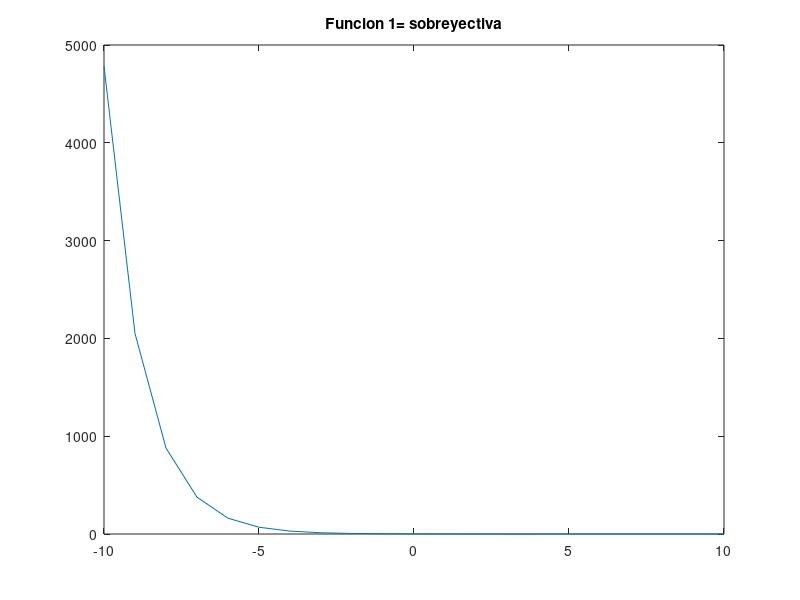

MATLAB code to generate this figure:
% Script de Octave
% Titulo      :Funciones trascendentes
% Author      :Astrit Lariza Garcia Castillo
% Date        :20211123
% Version     :1
% Usage       :octave> cd /path/
% Notes       :Requiere aplicacion octave 


clear

x= -10:1:10;
 
fx= ((3./7).^(x));

plot(x, fx);

title(['Funcion 1= sobreyectiva']);
disp("Esta funcion es subrayectiva por que ningun elemento del codominio y sobra respecto al dominio");
disp("Esta funcion no es inyectiva porque al trazar una rectar hacia el eje x, esta corta mas de un punto la recta");
disp("Por lo tanto no puede ser biyectiva por que no cumple con ambas clasificaciones");